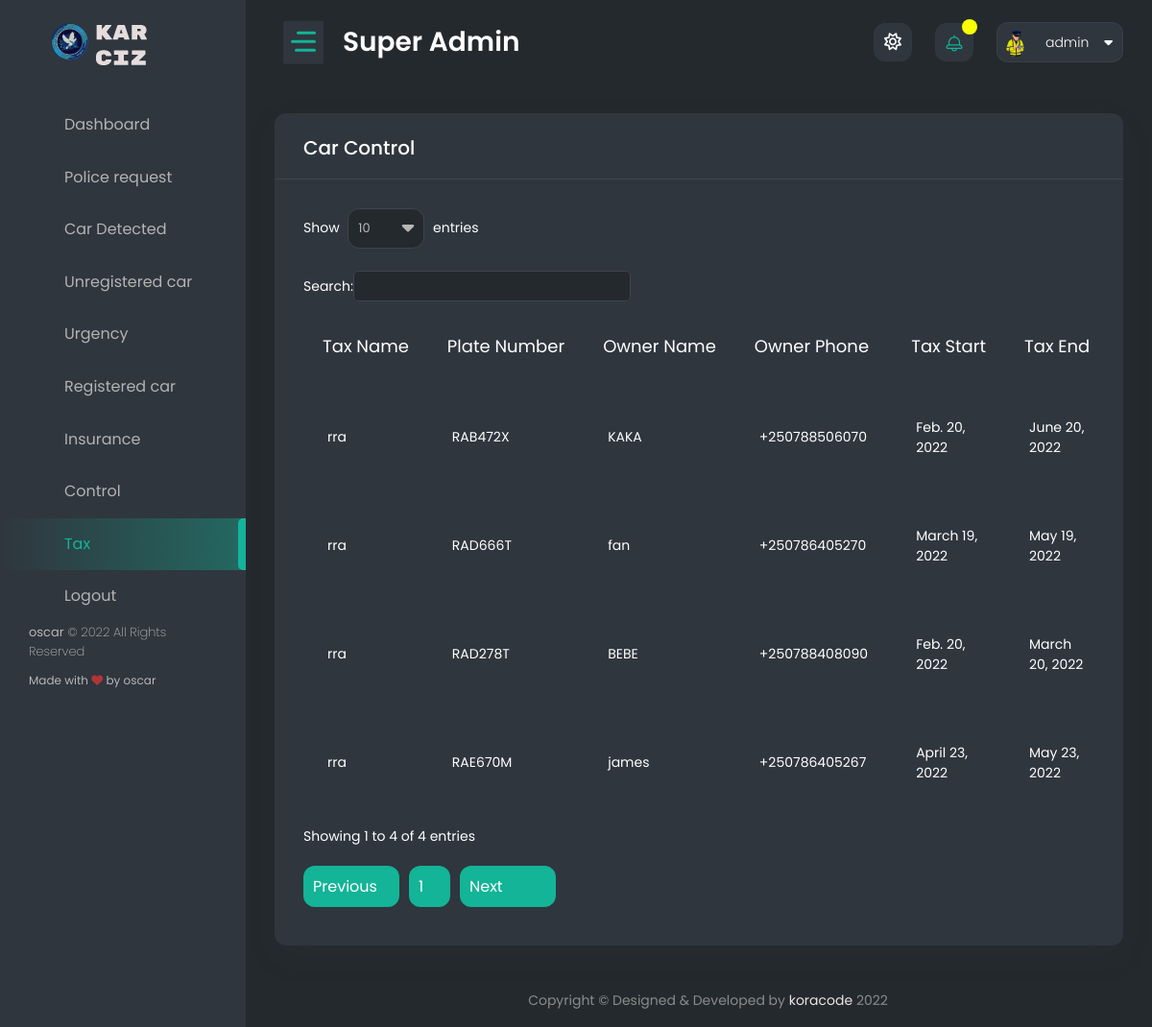
The app's page /superimboniadmin/admin_tax/ (signed in), older data.
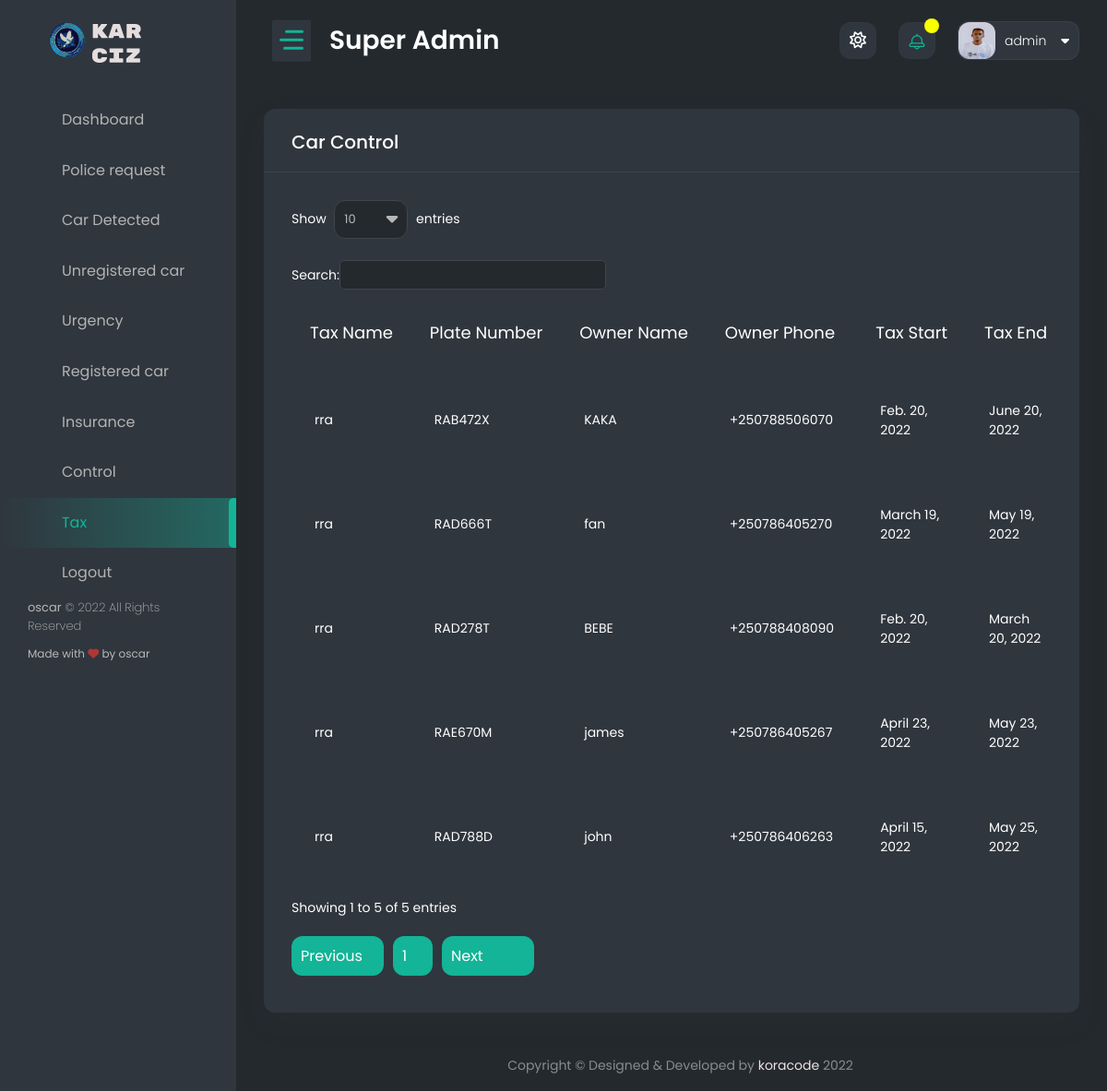
The same page, newer data.
### authentication/models.py (models this page shows, shortened)
class Profile(models.Model):
    user = models.OneToOneField(User, on_delete=models.CASCADE)
    user_image = models.ImageField(upload_to='images/', default='profile.png', )
    date_of_birth = models.DateField(max_length=250, blank=True, null=True)
    id_number = models.PositiveIntegerField(blank=True, null=True)
    email = models.EmailField(blank=True, null=True)
    rank = models.CharField(max_length=50, blank=True, null=True)
    residence = models.CharField(max_length=50, blank=True, null=True)

### car_plate/models.py (models this page shows, shortened)
class Tax(models.Model):
    tax_name = models.CharField(max_length=50)
    car = models.ForeignKey(Car_registration, on_delete=models.SET_NULL, null=True)
    tax_start = models.DateField()
    tax_end = models.DateField()
    time_done = models.DateTimeField(auto_now_add=True)
    class Meta:
        verbose_name_plural = 'Tax'

class Car_registration(models.Model):
    id = models.UUIDField(
        default=uuid.uuid4,
        unique=True,
        primary_key=True,
        editable=False
    )
    owner_name = models.CharField(max_length=50)
    Owner_Id = models.IntegerField()
    car_model = models.CharField(max_length=200, null=False)
    owner_phone_number = PhoneNumberField()
    owner_email = models.EmailField()
    plate_number = models.CharField(max_length=20, unique=True)
    time_done = models.DateTimeField(auto_now_add=True)
    class Meta:
        verbose_name_plural = 'Car Registration'
        ordering = ['-id']

### admin_panel/views.py (the view)
# urls.py: path('admin_tax/', admin_tax, name='admin_tax'),
def admin_tax(request):
    now_date = now.date()
    all_tax = Tax.objects.all()
    context = {
        'tax': all_tax,
        'now_date': now_date
    }
    return render(request, 'super_temp/admin_tax.html', context)

### authentication/context_processors.py (called while the page is built)
def extras(request):
    user = request.user
    if user.is_authenticated:
        police_req = Police_request.objects.filter(police=user).first()
        profile_police = get_object_or_404(Profile, user=user)
        user_small = user.name
        user_small = user_small.split(' ')
        user_small = user_small[0][:2].upper()
        police_req = police_req
    else:
        profile_police = None
        user_small = None
        police_req = None
    return {
        'profile': profile_police,
        'user': user,
        'user_small': user_small,
        'police_req': police_req
    }

def message_review(request):
    try:
        user = request.user
        message_all = Send_message.objects.filter(police_user=user)[:10]
        user_small = user.name
        user_small = user_small.split(' ')
        user_small = user_small[0][:2].upper()
    except:
        message_all = []
    return {
        'message_all': message_all,
        'user_small': user_small
    }

### admin_panel/templates/super_temp/admin_tax.html (shortened to what this page needs)
{% extends 'super_police/base.html' %}
{% load static %}
{% block content %}
    <div class="content-body">
			<div class="container-fluid">
				<div class="row">
                    <div class="col-12">
                        <div class="card">
                            <div class="card-header">
                                <h4 class="card-title">Car Control</h4>
                            </div>
                            <div class="card-body">
                                <div class="table-responsive">
                                    <table id="example4" class="display" style="min-width: 645px">
                                        <thead>
                                            <tr>
                                                <th>Tax name</th>
                                                <th>plate number</th>
                                                <th>Owner name</th>
                                                <th>Owner phone</th>
                                                <th>Tax start </th>
												<th>Tax end </th>
                                            </tr>
                                        </thead>
                                        <tbody>
                                        {% for tax in tax %}
                                            <tr>
                                                <td>{{ tax.tax_name }}</td>
                                                <td>{{ tax.car.plate_number }}</td>
                                                <td>{{ tax.car.owner_name }}</td>
                                                <td>{{ tax.car.owner_phone_number }}</td>
                                                <td>{{ tax.tax_start }}</td>
                                                <td>{{ tax.tax_end}}</td>
                                            </tr>
                                        {% endfor %}
                                        </tbody>
                                    </table>
                                </div>
                            </div>
                        </div>
                    </div>
				</div>
            </div>
        </div>
{% endblock %}

### templates/super_police/base.html (shortened to what the changed rows need)
<!DOCTYPE html>
<html lang="en">
<head>
    {% load static %}
	<link href="{% static 'dashboard/vendor/owl-carousel/owl.carousel.css' %}" rel="stylesheet">
    <link href="{% static 'dashboard/vendor/bootstrap-select/dist/css/bootstrap-select.min.css' %}" rel="stylesheet">
    <link href="{% static 'dashboard/css/style.css' %}" rel="stylesheet">
	<link href="{% static 'dashboard/cdn.lineicons.com/2.0/LineIcons.css' %}" rel="stylesheet">
</head>
<body>
    <div id="main-wrapper">
        <div class="header">
            <div class="header-content">
                <nav class="navbar navbar-expand">
                    <div class="collapse navbar-collapse justify-content-between">
                        <ul class="navbar-nav header-right">
                            <li class="nav-item dropdown header-profile">
                                <a class="nav-link" href="" role="button" data-bs-toggle="dropdown">
                                    <img src="{{ profile.user_image.url }}" width="20" alt=""/>
									<div class="header-info">
										<span>{{ user.name }}<i class="fa fa-caret-down ms-3" aria-hidden="true"></i></span>
									</div>
                                </a>
                            </li>
                        </ul>
                    </div>
                </nav>
            </div>
        </div>
        {% block content %}
        {% endblock %}
    </div>
</body>
</html>

Row changes from the older to the newer data that the page shows:
changed Profile: user_image: a different picture
added Tax: tax_name "rra", car.plate_number "RAD788D", car.owner_name "john", car.owner_phone_number "+250786406263", tax_start "April 15, 2022", tax_end "May 25, 2022"
Text that changed along with them:
text written by a page script: "Show 10 entries Search: Showing 1 to 4 of 4 entries Previous 1 Next" → "Show 10 entries Search: Showing 1 to 5 of 5 entries Previous 1 Next"
